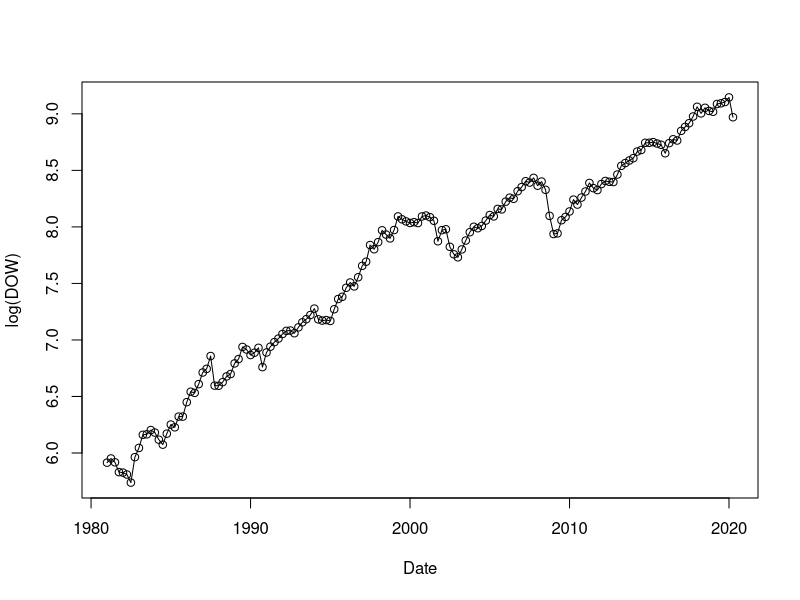
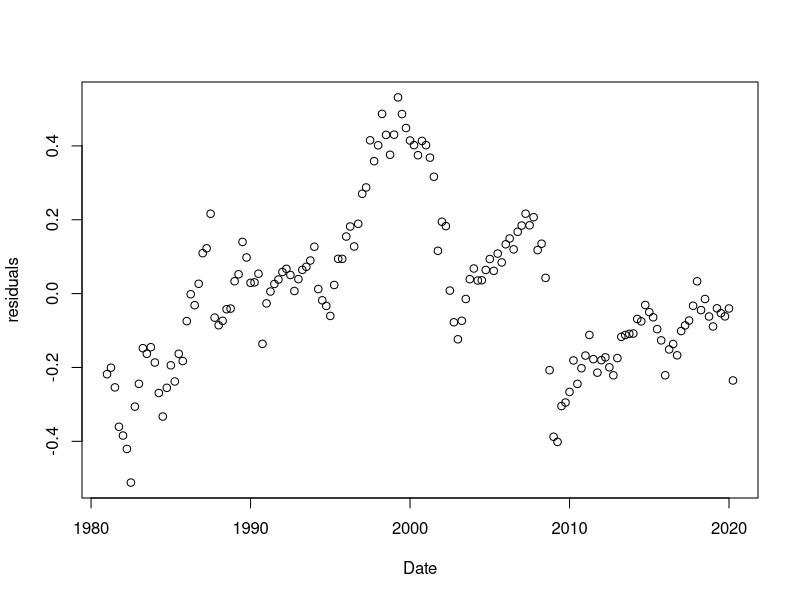
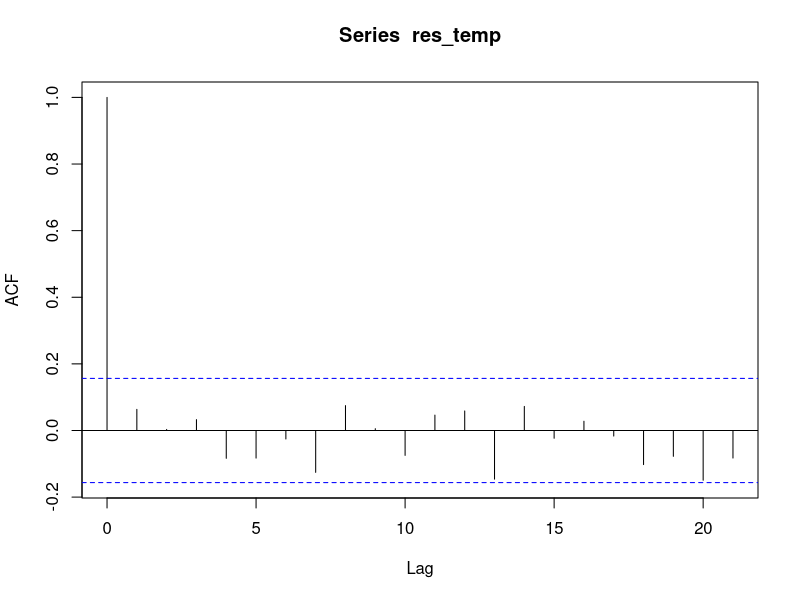
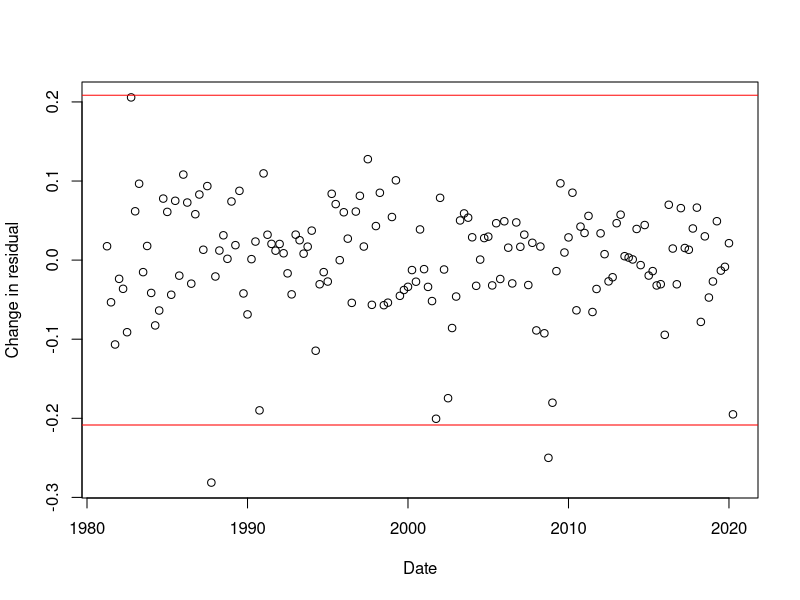
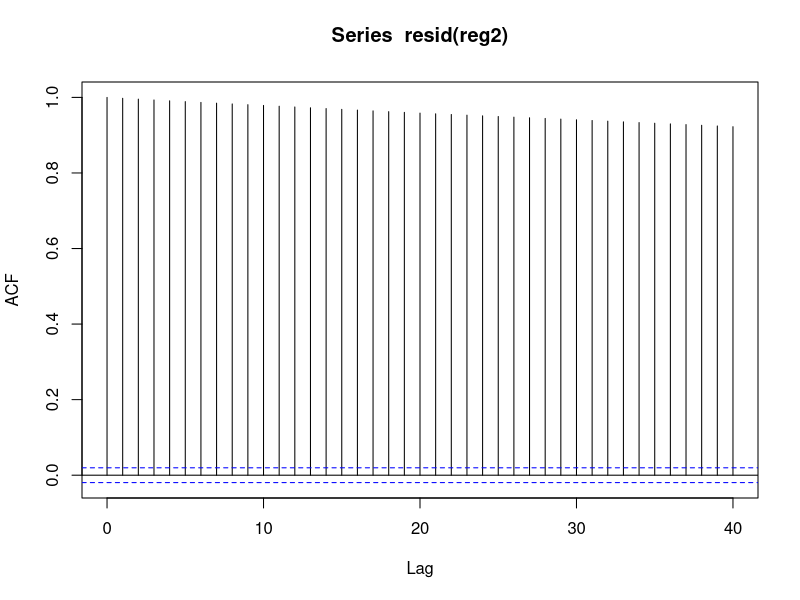
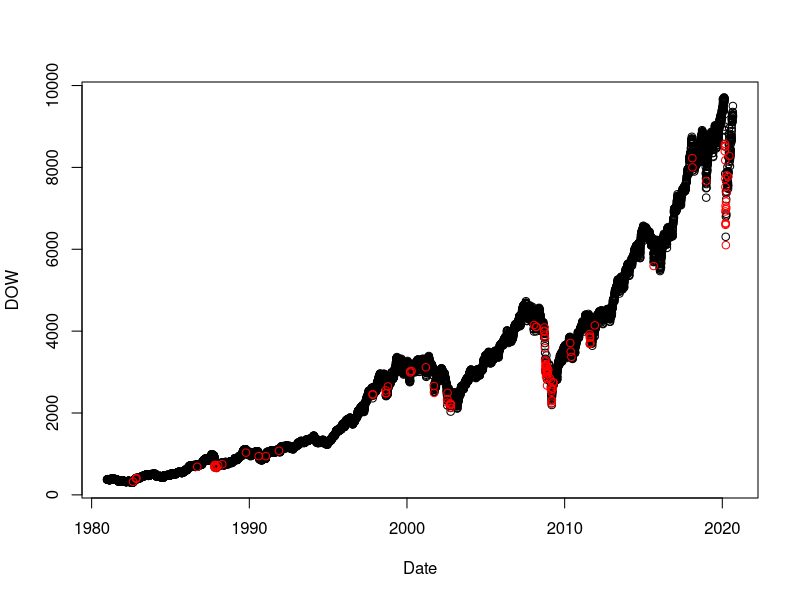
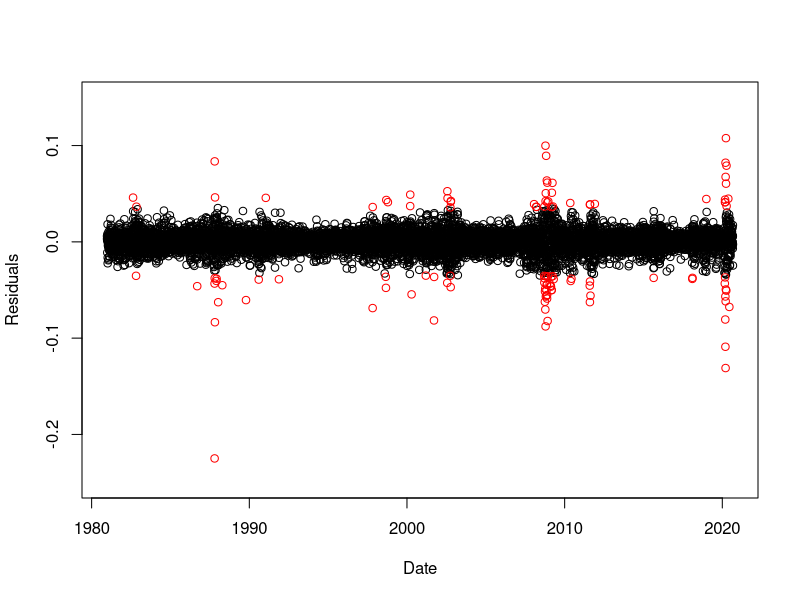
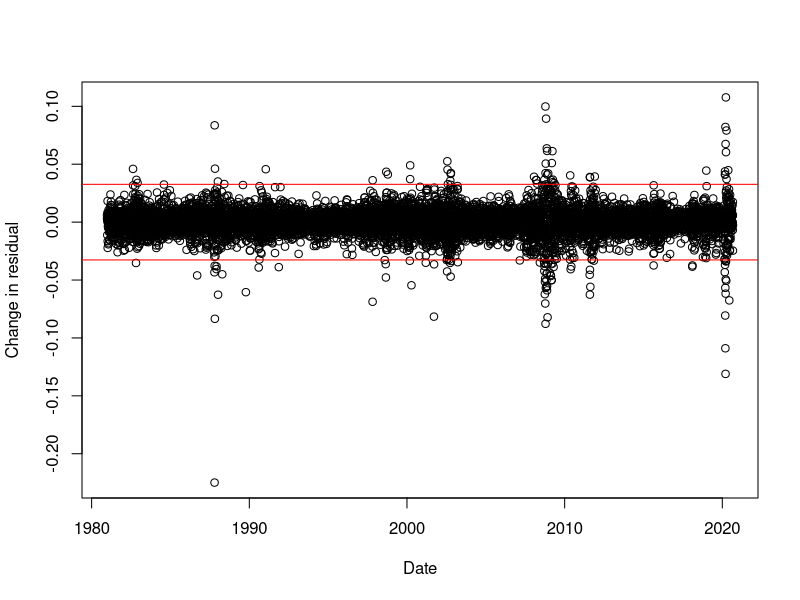

Write R code to recreate these figures, in order. (Note: this script raises an error after producing the figures.)
## ---- chunk 1
# Imports
library(lmtest)
library(lubridate)
library(car)
## ---- chunk 2
# Read Data
data=read.table("economicData.txt",header =T)
data$inflation <- c(NA, (data$cpi[2:length(data$cpi)] - data$cpi[1:length(data$cpi)-1])/data$cpi[1:length(data$cpi)-1])
data <- na.omit(data)
## ---- chunk 3
# Plot log of DOW
plot(ymd(data$DATE), log(data$DOW_Close),type='o', ylab = "log(DOW)", xlab = "Date")
## ---- chunk 4
# Linear component
reg2 <- lm(log(DOW_Close)~
             poly(time(DATE),degree = 1,raw = T),data=data)
plot(ymd(data$DATE), reg2$residuals,ylab = "residuals", xlab = "Date")

## ---- chunk 5
# Difference between residuals
res_temp <- reg2$residuals[2:length(reg2$residuals)] - reg2$residuals[1:length(reg2$residuals)-1]

## ---- chunk 6
# Time Series Model
acf(res_temp)
mod1 <- arima(res_temp,order = c(1,0,0))
## ---- chunk 7
outliers <- forecast::tsoutliers(mod1$residuals)$index
data$DATE[outliers]
data$DATE[which(abs(mod1$residuals)>3*sqrt(var(mod1$residuals)))]

plot(ymd(data$DATE)[2:length(reg2$residuals)], res_temp, ylab = "Change in residual", xlab = "Date")
abline(h = -3*sqrt(var(mod1$residuals)), col = "red") # 3 standard deviations below
abline(h = 3*sqrt(var(mod1$residuals)), col = "red") # 3 standard deviations above
outliersmonsig <- which(abs(mod1$residuals) > 3*sqrt(var(mod1$residuals)))
## ---- chunk 8
data_daily=read.csv("DOWdaily.csv",header =T)

reg2 <- lm(log(Close)~
             poly(time(Date),degree = 2,raw = T),data=data_daily)
## ---- chunk 9
acf(resid(reg2))
mod1 <- arima(resid(reg2),order = c(1,0,0))

outliers <- forecast::tsoutliers(mod1$residuals)$index
outliers
outliers1 <- outliers + 1
out <- data_daily[outliers1,]
noout <- data_daily[-outliers1,]
plot(ymd(noout$Date), noout$Close, xlab = "Date", ylab = "DOW")
points(ymd(out$Date), out$Close, col= "red")

plot(ymd(data_daily$Date)[c(-outliers1)], mod1$residuals[c(-outliers)], ylab = "Residuals", xlab = "Date", ylim = c(-.25, .15))
points(ymd(data_daily$Date)[outliers1], mod1$residuals[outliers], ylab = "Residuals", xlab = "Date", col = "red")

data_daily$Date[outliers1]

## ---- chunk 10
plot(ymd(data_daily$Date), mod1$residuals, ylab = "Change in residual", xlab = "Date")
abline(h = -3*sqrt(var(mod1$residuals)), col = "red") # 3 standard deviations below
abline(h = 3*sqrt(var(mod1$residuals)), col = "red") # 3 standard deviations above

## ---- chunk 11
# All Variables
reg3 <- lm(log(DOW_Close)~
             poly(time(DATE),degree = 1,raw = T)+NETEXP+ gdp + unemployment +  oil + inflation + consumer_confidence + federal_funds_rate,data=data)
car::vif(reg3)
acf(resid(mod1))

data2 <- na.omit(data)
mod1 <- arima(resid(reg3),order = c(1,0,0))
plot(ymd(data2$DATE), resid(mod1))
points(ymd(data2$DATE)[outliersmonsig+1], resid(mod1)[outliersmonsig+1], col = "red")
mod1
tsdiag(mod1)
coeftest(x = mod1)
#ts(resid(reg3))
## ---- chunk 12
# Removed GDP and Net Exports (note that these were the two quarterly variables)
reg3 <- lm(log(DOW_Close)~
             poly(time(DATE),degree = 1,raw = T)+  unemployment +  oil + inflation + consumer_confidence + federal_funds_rate,data=data)
car::vif(reg3)
acf(resid(mod1))

data2 <- na.omit(data)
mod1 <- arima(resid(reg3),order = c(1,0,0))
plot(ymd(data2$DATE), resid(mod1))
points(ymd(data2$DATE)[outliersmonsig+1], resid(mod1)[outliersmonsig+1], col = "red")
mod1
tsdiag(mod1)
coeftest(x = mod1)
#ts(resid(reg3))
## ---- chunk 13
# Another approach: convert all data into time-series data
# goal: don't want to directly add time as a predictor in above approach (feel weird)
# basic idea doesn't change 

# Make time series data and only pick time where all variables have values
Dow=as.ts(data$DOW_Close[2:475])
netexp=na.omit(as.ts(data$NETEXP[2:475]))
unemployment=na.omit(as.ts(data$unemployment[2:475]))
oil=na.omit(as.ts(data$oil[2:475]))
gold=na.omit(as.ts(data$gold[2:475]))
cpi=na.omit(as.ts(data$cpi[2:475]))
ffr=na.omit(as.ts(data$federal_funds_rate[2:475]))
gdp=na.omit(as.ts(data$gdp[2:475]))
cci=na.omit(as.ts(data$consumer_confidence[2:475]))

# Mean strucutre modelling

regmodel=lm(Dow~netexp+unemployment+oil+gold+cpi+ffr+gdp+cci)
summary(regmodel)
plot(regmodel,which=1:4)
acf(residuals(regmodel))
pacf(residuals(regmodel))

# probably AR(1)
arimamodel <- arima(residuals(regmodel),order = c(1,0,0))
arimamodel
tsdiag(arimamodel)
acf(resid(arimamodel))
pacf(resid(arimamodel))
plot(residuals(arimamodel))
## ---- chunk 14
# consider high correlations among predictors
car::vif(regmodel)
cor(data[2:475,5:15])
# different variances among predictors
var(na.omit(data$oil))
var(na.omit(data$NETEXP))
